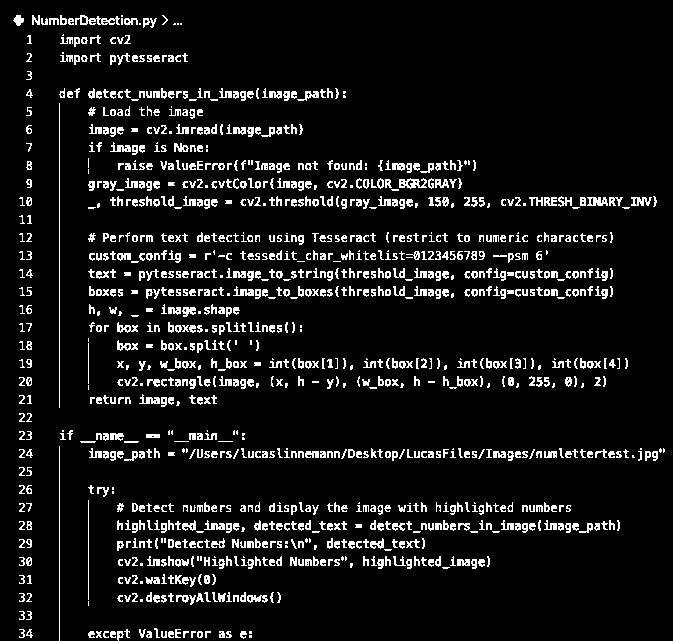
#> input picture ThresholdPhotos/thresholded_image.jpg, 673 x 641 px, found by its file name
$ python NumberDetection.py
#> lines starting #> are read from the running program, lines starting #| are printed output that depends on the picture
import cv2
import pytesseract

def detect_numbers_in_image(image_path):
    # Load the image
    image = cv2.imread(image_path)
#> image is the input picture: shape (641, 673, 3); min 0, max 255, mean 21.4
    if image is None:
        raise ValueError(f"Image not found: {image_path}")
    gray_image = cv2.cvtColor(image, cv2.COLOR_BGR2GRAY)
    _, threshold_image = cv2.threshold(gray_image, 150, 255, cv2.THRESH_BINARY_INV)
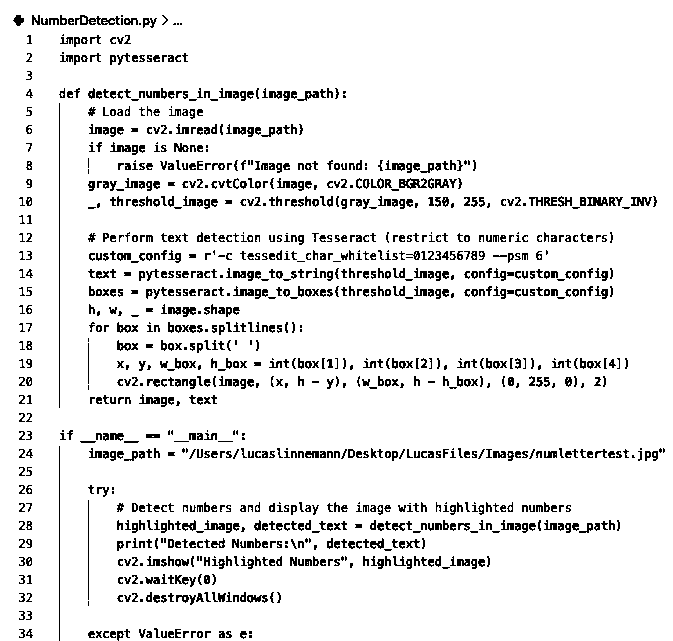
#> threshold_image: shape (641, 673); 91.6% white; black in thin lines or dots

    # Perform text detection using Tesseract (restrict to numeric characters)
    custom_config = r'-c tessedit_char_whitelist=0123456789 --psm 6'
#> (the run stopped early here; a loop or call above may not have finished)
